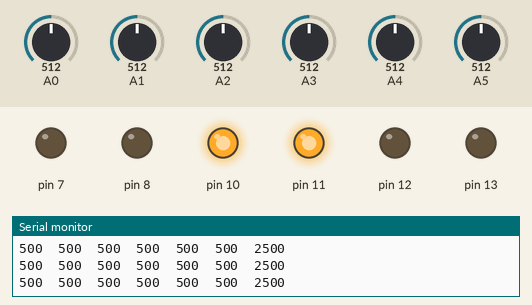
Simulated run of this sketch. Board: Arduino Uno, built with avr-gcc and run on an emulated ATmega328P. Parts: output pins drawn as LEDs (lit = HIGH), the last lines printed to the serial monitor. Inputs (shaded band) come from the test bench; at power-on: A0 = 512, A5 = 512, A1 = 512, A2 = 512, A3 = 512, A4 = 512.

Above: at 12.7 s.
12.8 s: A0 set to 246
15.8 s: A0 set to 216
At 16.5 s:
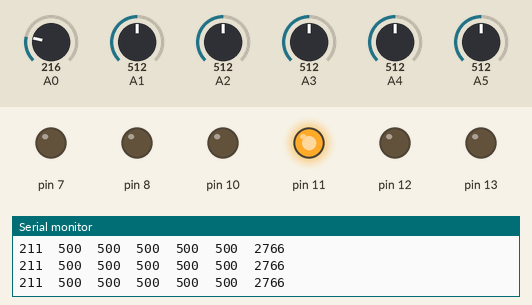
17.3 s: A0 set to 992
At 18.5 s:
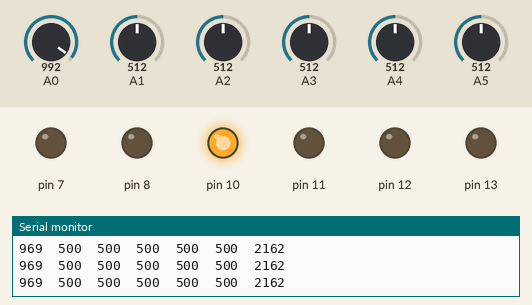
18.8 s: A5 set to 66
21.8 s: A5 set to 59
At 22.7 s:
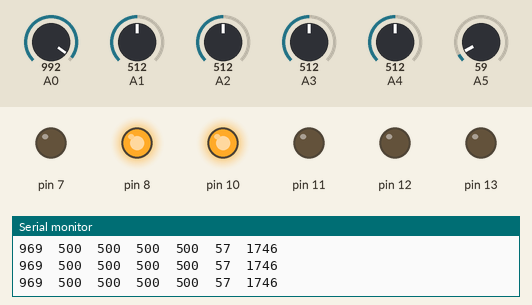
23.3 s: A1 set to 478
At 24.2 s:
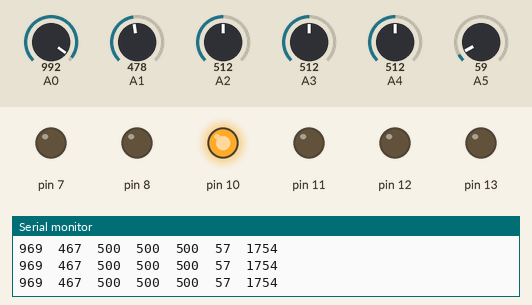
Timing chart, 0 to 26.3 s (numbered marks = the images above; inputs shaded):
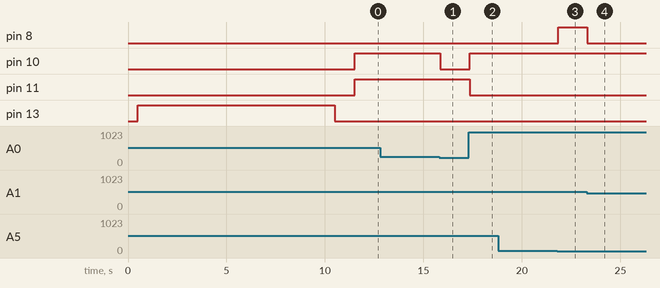

The sketch:

IR_LEDREAD.ino
```cpp
#include <QTRSensors.h>

// This example is designed for use with six analog QTR sensors. These
// reflectance sensors should be connected to analog pins A0 to A5. The
// sensors' emitter control pin (CTRL or LEDON) can optionally be connected to
// digital pin 2, or you can leave it disconnected and remove the call to
// setEmitterPin().
//
// The setup phase of this example calibrates the sensors for ten seconds and
// turns on the Arduino's LED (usually on pin 13) while calibration is going
// on. During this phase, you should expose each reflectance sensor to the
// lightest and darkest readings they will encounter. For example, if you are
// making a line follower, you should slide the sensors across the line during
// the calibration phase so that each sensor can get a reading of how dark the
// line is and how light the ground is. Improper calibration will result in
// poor readings.
//
// The main loop of the example reads the calibrated sensor values and uses
// them to estimate the position of a line. You can test this by taping a piece
// of 3/4" black electrical tape to a piece of white paper and sliding the
// sensor across it. It prints the sensor values to the serial monitor as
// numbers from 0 (maximum reflectance) to 1000 (minimum reflectance) followed
// by the estimated location of the line as a number from 0 to 5000. 1000 means
// the line is directly under sensor 1, 2000 means directly under sensor 2,
// etc. 0 means the line is directly under sensor 0 or was last seen by sensor
// 0 before being lost. 5000 means the line is directly under sensor 5 or was
// last seen by sensor 5 before being lost.

QTRSensors qtr;

const uint8_t SensorCount = 6;
uint16_t sensorValues[SensorCount];

void setup()
{
  // configure the sensors
  qtr.setTypeAnalog();
  qtr.setSensorPins((const uint8_t[]){A0, A1, A2, A3, A4, A5}, SensorCount);
  qtr.setEmitterPin(2);

  delay(500);
  pinMode(13, OUTPUT);
  pinMode(12, OUTPUT);
  pinMode(11, OUTPUT);
  pinMode(10, OUTPUT);
  pinMode(8, OUTPUT);
  pinMode(7, OUTPUT);
  digitalWrite(13, HIGH); // turn on Arduino's LED to indicate we are in calibration mode

  // analogRead() takes about 0.1 ms on an AVR.
  // 0.1 ms per sensor * 4 samples per sensor read (default) * 6 sensors
  // * 10 reads per calibrate() call = ~24 ms per calibrate() call.
  // Call calibrate() 400 times to make calibration take about 10 seconds.
  for (uint16_t i = 0; i < 400; i++)
  {
    qtr.calibrate();
  }
  digitalWrite(13, LOW); // turn off Arduino's LED to indicate we are through with calibration

  // print the calibration minimum values measured when emitters were on
  Serial.begin(9600);
  for (uint8_t i = 0; i < SensorCount; i++)
  {
    Serial.print(qtr.calibrationOn.minimum[i]);
    Serial.print(' ');
  }
  Serial.println();

  // print the calibration maximum values measured when emitters were on
  for (uint8_t i = 0; i < SensorCount; i++)
  {
    Serial.print(qtr.calibrationOn.maximum[i]);
    Serial.print(' ');
  }
  Serial.println();
  Serial.println();
  delay(1000);
}

void loop()
{
  // read calibrated sensor values and obtain a measure of the line position
  // from 0 to 5000 (for a white line, use readLineWhite() instead)
  uint16_t position = qtr.readLineBlack(sensorValues);

  // print the sensor values as numbers from 0 to 1000, where 0 means maximum
  // reflectance and 1000 means minimum reflectance, followed by the line
  // position
  for (uint8_t i = 0; i < SensorCount; i++)
  {
    Serial.print(sensorValues[i]);
    Serial.print('\t');
  }
  Serial.println(position);
  if (position < 250)
  {
    digitalWrite(7, HIGH);
    digitalWrite(8, LOW);
    digitalWrite(10, LOW);
    digitalWrite(11, LOW);
    digitalWrite(12, LOW);
    digitalWrite(13, LOW);
  }
  if (position > 250 && position < 750)
  {
    digitalWrite(7, HIGH);
    digitalWrite(8, HIGH);
    digitalWrite(10, LOW);
    digitalWrite(11, LOW);
    digitalWrite(12, LOW);
    digitalWrite(13, LOW);
  }
  if (position > 750 && position < 1250)
  {
    digitalWrite(8, HIGH);
    digitalWrite(7, LOW);
    digitalWrite(10, LOW);
    digitalWrite(11, LOW);
    digitalWrite(12, LOW);
    digitalWrite(13, LOW);
  }
  if (position > 1250 && position < 1750)
  {
    digitalWrite(10, HIGH);
    digitalWrite(8, HIGH);
    digitalWrite(7, LOW);
    digitalWrite(11, LOW);
    digitalWrite(12, LOW);
    digitalWrite(13, LOW);
  }
  if (position > 1750 && position < 2250)
  {
    digitalWrite(10, HIGH);
    digitalWrite(8, LOW);
    digitalWrite(7, LOW);
    digitalWrite(11, LOW);
    digitalWrite(12, LOW);
    digitalWrite(13, LOW);
  }
  if (position > 2250 && position < 2750)
  {
    digitalWrite(10, HIGH);
    digitalWrite(11, HIGH);
    digitalWrite(8, LOW);
    digitalWrite(7, LOW);
    digitalWrite(12, LOW);
    digitalWrite(13, LOW);
  }
  if (position > 2750 && position < 3250)
  {
    digitalWrite(11, HIGH);
    digitalWrite(8, LOW);
    digitalWrite(10, LOW);
    digitalWrite(7, LOW);
    digitalWrite(12, LOW);
    digitalWrite(13, LOW);
  }
  if (position > 3250 && position < 3750)
  {
    digitalWrite(11, HIGH);
    digitalWrite(12, HIGH);
    digitalWrite(8, LOW);
    digitalWrite(10, LOW);
    digitalWrite(7, LOW);
    digitalWrite(13, LOW);
  }
  if (position > 3750 && position < 4250)
  {
    digitalWrite(12, HIGH);
    digitalWrite(8, LOW);
    digitalWrite(10, LOW);
    digitalWrite(11, LOW);
    digitalWrite(7, LOW);
    digitalWrite(13, LOW);
  }
  if (position > 4250 && position < 4750)
  {
    digitalWrite(12, HIGH);
    digitalWrite(13, HIGH);
    digitalWrite(8, LOW);
    digitalWrite(10, LOW);
    digitalWrite(11, LOW);
    digitalWrite(7, LOW);
  }
  if (position > 4750)
  {
    digitalWrite(13, HIGH);
    digitalWrite(8, LOW);
    digitalWrite(10, LOW);
    digitalWrite(11, LOW);
    digitalWrite(12, LOW);
    digitalWrite(7, LOW);
  }
  //delay(250);
}
```

Measured:
- the behaviour switches between 233 and 232 on A0 (found by bisection; images 0 and 1)
- the behaviour switches between 63 and 62 on A5 (found by bisection; images 2 and 3)
- the behaviour switches between 494 and 493 on A1 (found by bisection; images 3 and 4)
- after the input at 15.8 s, pin 10: HIGH → LOW at once
- after the input at 17.3 s, pin 10: LOW → HIGH at once; pin 11: HIGH → LOW at once
- after the input at 21.8 s, pin 8: LOW → HIGH after 0.05 s
- after the input at 23.3 s, pin 8: HIGH → LOW at once
